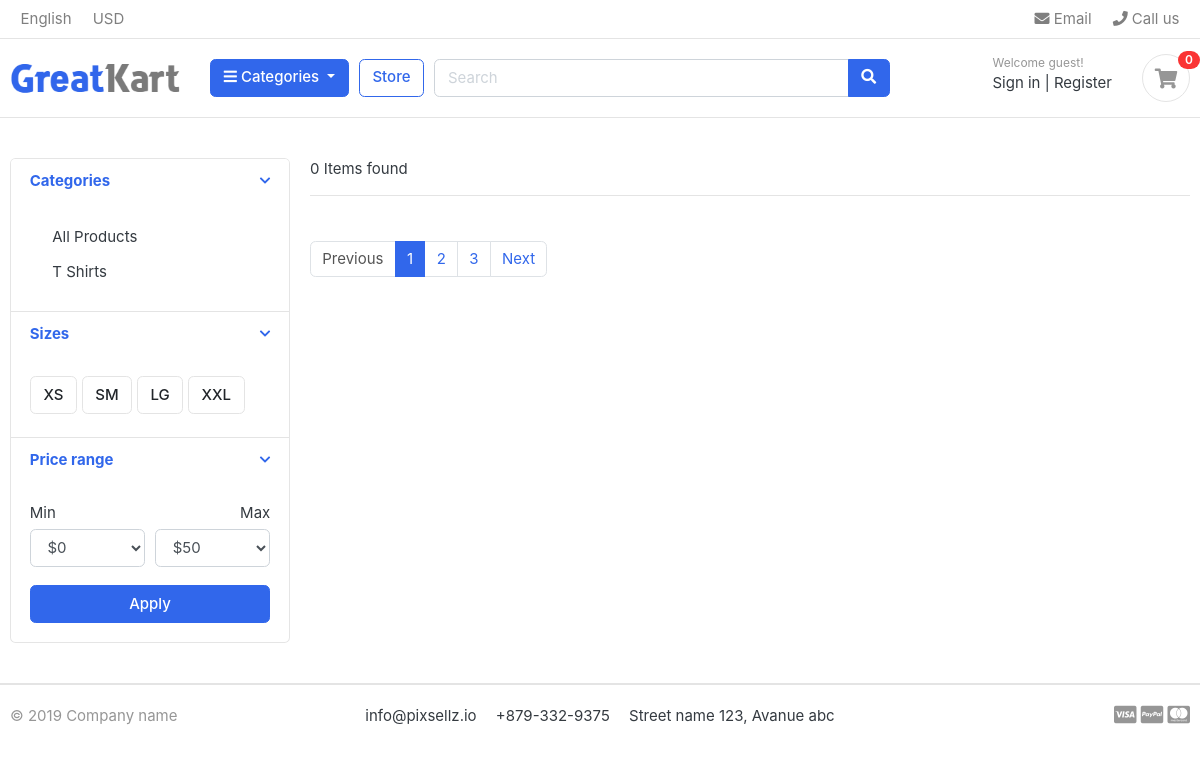
The app's page /store/t-shirts/, older data.
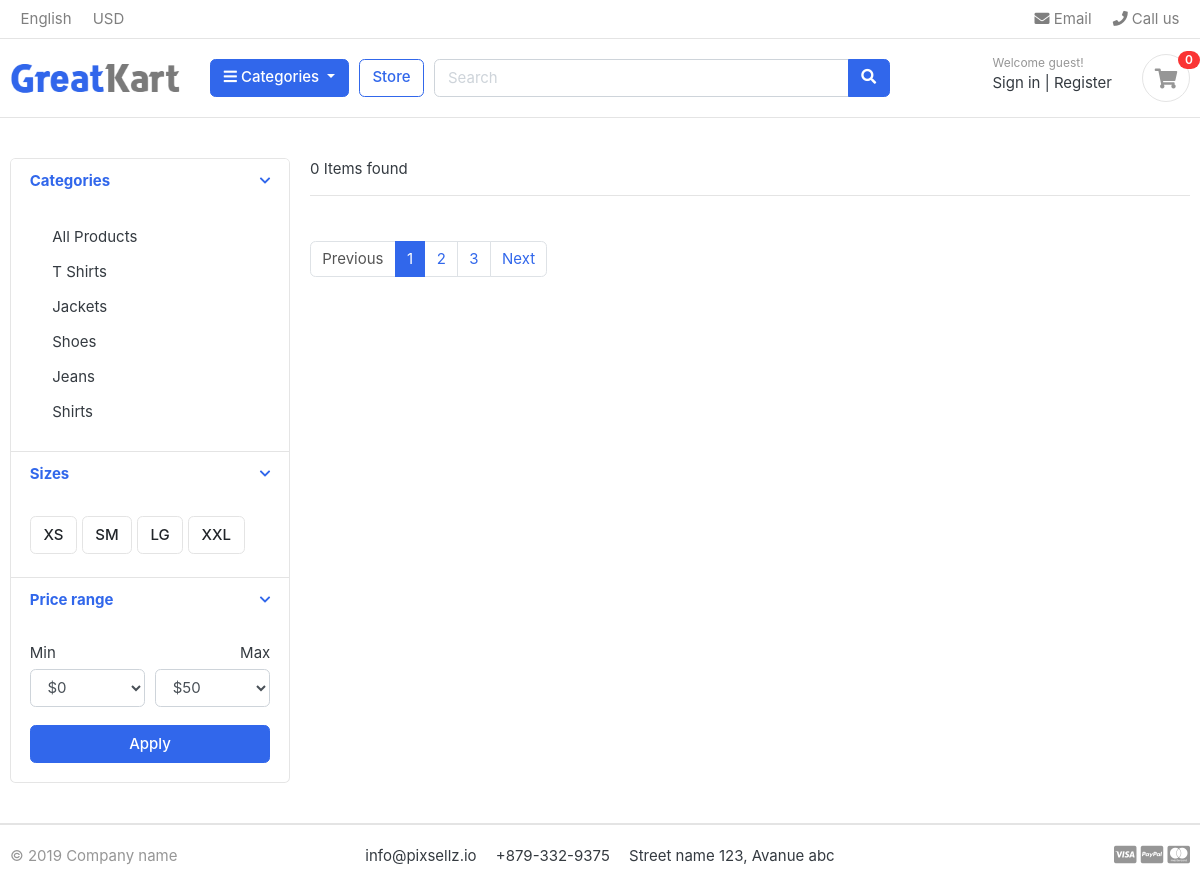
The same page, newer data.
### categories/models.py (models this page shows, shortened)
class Categories(models.Model):
    title = models.CharField(max_length=40, unique=True)
    slug = models.SlugField(max_length=40, unique=True, null=True)
    description = models.TextField(max_length=200)
    image = models.ImageField(blank=True)
    class Meta:
        verbose_name = 'Category'
        verbose_name_plural = 'Categories'
    def get_url(self):
        return reverse('categories', args=[self.slug])

### store/views.py (the view)
# urls.py: path('store/', include('store.urls')),
def store(request, slug_id=None):
    category = None
    products = None
    if slug_id != None:
        category = get_object_or_404(Categories, slug=slug_id)
        products = Product.objects.filter(is_available=True, category=category)
    else:
        products = Product.objects.all().filter(is_available=True)
    dictionary = {
        'products': products
    }
    return render(request, 'store/store.html', dictionary)

### categories/context_processors.py (called while the page is built)
def categories_link(request):
    links = Categories.objects.all
    return dict(links=links)

### store/templates/store/store.html (shortened to what this page needs)
{% extends 'base.html' %}
{% load static %}
{% block content %}
<section class="section-content padding-y">
<div class="container">
<div class="row">
	<aside class="col-md-3">
<div class="card">
	<article class="filter-group">
		<header class="card-header">
			<a href="#" data-toggle="collapse" data-target="#collapse_1" aria-expanded="true" class="">
				<i class="icon-control fa fa-chevron-down"></i>
				<h6 class="title">Categories</h6>
			</a>
		</header>
		<div class="filter-content collapse show" id="collapse_1" style="">
			<div class="card-body">
				<ul class="list-menu">
				<li><a class="dropdown-item" href="{% url 'store_page' %}">All Products</a></li>
				{% for category in links %}
				<li><a class="dropdown-item" href="{{ category.get_url }}">{{ category.title }}</a></li>
				{% endfor %}
				</ul>
			</div>
		</div>
	</article>
	<article class="filter-group">
		<header class="card-header">
			<a href="#" data-toggle="collapse" data-target="#collapse_4" aria-expanded="true" class="">
				<i class="icon-control fa fa-chevron-down"></i>
				<h6 class="title">Sizes </h6>
			</a>
		</header>
		<div class="filter-content collapse show" id="collapse_4" style="">
			<div class="card-body">
			  <label class="checkbox-btn">
			    <span class="btn btn-light"> XS </span>
			  </label>
			  <label class="checkbox-btn">
			    <span class="btn btn-light"> SM </span>
			  </label>
			  <label class="checkbox-btn">
			    <span class="btn btn-light"> LG </span>
			  </label>
			  <label class="checkbox-btn">
			    <span class="btn btn-light"> XXL </span>
			  </label>
		</div>
		</div>
	</article>
	<article class="filter-group">
		<header class="card-header">
			<a href="#" data-toggle="collapse" data-target="#collapse_3" aria-expanded="true" class="">
				<i class="icon-control fa fa-chevron-down"></i>
				<h6 class="title">Price range </h6>
			</a>
		</header>
		<div class="filter-content collapse show" id="collapse_3" style="">
			<div class="card-body">
				<div class="form-row">
				<div class="form-group col-md-6">
				  <label>Min</label>
				  	<select class="mr-2 form-control">
						<option value="0">$0</option>
					</select>
				</div>
				<div class="form-group text-right col-md-6">
				  <label>Max</label>
				  	<select class="mr-2 form-control">
						<option value="50">$50</option>
					</select>
				</div>
				</div>
				<button class="btn btn-block btn-primary">Apply</button>
			</div>
		</div>
	</article>
</div>
	</aside>
	<main class="col-md-9">
<header class="border-bottom mb-4 pb-3">
		<div class="form-inline">
			<span class="mr-md-auto">{{ products.count }} Item{{ products.count|pluralize }} found </span>
		</div>
</header>
<nav class="mt-4" aria-label="Page navigation sample">
  <ul class="pagination">
    <li class="page-item disabled"><a class="page-link" href="#">Previous</a></li>
    <li class="page-item active"><a class="page-link" href="#">1</a></li>
    <li class="page-item"><a class="page-link" href="#">2</a></li>
    <li class="page-item"><a class="page-link" href="#">3</a></li>
    <li class="page-item"><a class="page-link" href="#">Next</a></li>
  </ul>
</nav>
	</main>
</div>
</div>
</section>
{% endblock %}

Row changes from the older to the newer data that the page shows:
added Categories: title "Jackets"
added Categories: title "Shoes"
added Categories: title "Jeans"
added Categories: title "Shirts"
